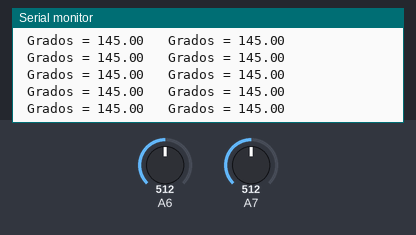
Simulated run of this sketch. Board: Arduino Nano, built with avr-gcc and run on an emulated ATmega328P. On the bench: the last lines printed to the serial monitor. Inputs (shaded band) come from the test bench; at power-on: A7 = 512, A6 = 512.

Above: at 2.7 s.
2.8 s: A7 set to 366
At 2.85 s:
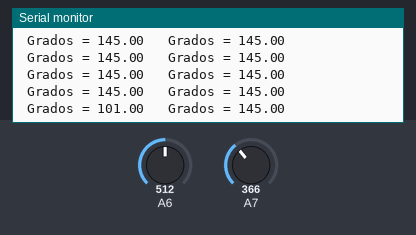
5.8 s: A7 set to 346
At 5.89 s:
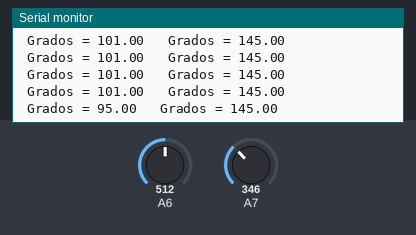
Timing chart, 0 to 8.8 s (numbered marks = the images above; inputs shaded):
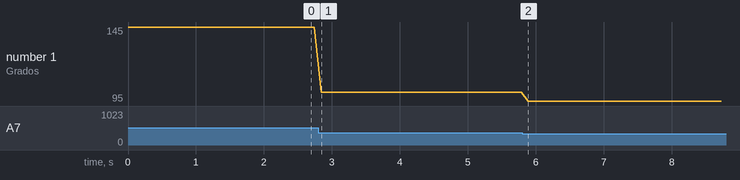

The sketch:

pendulo.ino
```cpp
//Variable donde almacenaremos el valor del potenciometro
float valor=0;
float sensorvalorgrados=0;

float valor2=0;
float sensorvalorgrados2=0;

void setup() {
  //Inicializamos la comunicación serial
  Serial.begin(9600);

}

void loop() {
  // leemos del pin A0 valor
  valor = analogRead(A7);
  valor = valor*100/1023;

  valor2 = analogRead(A6);
  valor2 = valor2*100/1023;

  sensorvalorgrados = map(valor, 0, 100, 0, 290);
  sensorvalorgrados2 = map(valor2, 0, 100, 0, 290);

  //Imprimimos por el monitor serie
  Serial.print(" Grados = ");
  Serial.print(sensorvalorgrados);
  Serial.print("\t");
  Serial.print(" Grados = ");
  Serial.println(sensorvalorgrados2);
  delay(100);

}
```

Measured:
- after the input at 2.8 s, the serial monitor: prints a new line at once (image 1)
- after the input at 5.8 s, the serial monitor: prints a new line after 0.09 s (image 2)
- plotted number 1: 145 → 101 after the input at 2.8 s, 101 → 95 after the input at 5.8 s
